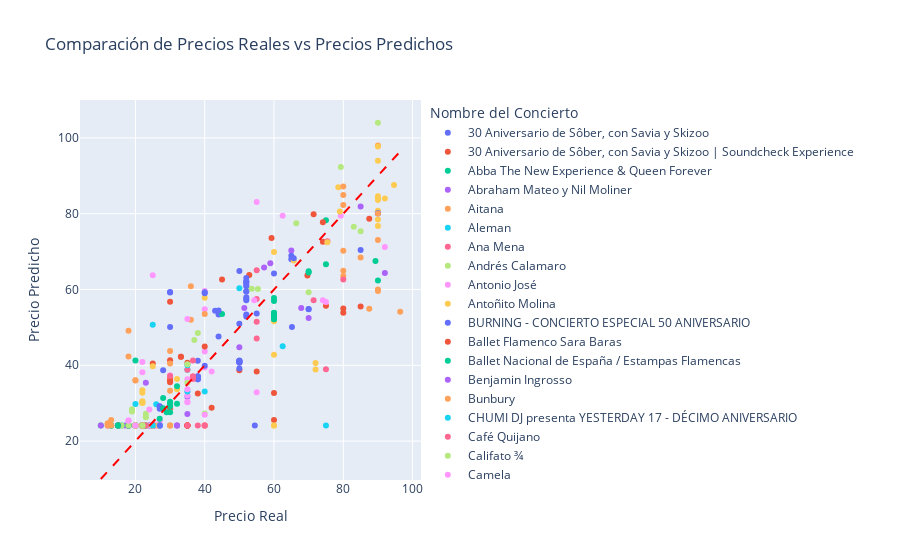

Write notebook code for a chart like this one.
### Code cell
# Definir los parámetros para Random Search
params = {
    'mlp__hidden_layer_sizes': [(1,), (20,20), (50,50), (100,), (100,100), (200,), (300,)],
    'mlp__activation': ["relu", "identity",  "tanh", "logistic"],
    'mlp__solver': ['sgd', 'lbfgs', 'adam'],
    'mlp__learning_rate': ['invscaling', 'constant','adaptive'] ,
    'mlp__alpha': np.logspace(-5, 2)  # Genera 8 valores entre 10^-5 y 10^2
}

# Realizar Random Search
start_time = time.time()

randomSearch = RandomizedSearchCV(estimator=pipeline, param_distributions=params, n_iter=2016, n_jobs=-1, scoring='neg_mean_squared_error', cv=ps)
randomSearch.fit(X_train, y)

results = cross_validate(randomSearch.best_estimator_, X_train, y, cv=ps, scoring=scoring, return_train_score=True)

end_time = time.time()
execution_time = end_time - start_time
print("Tiempo de ejecución:", execution_time, "segundos")

print('Mejores parámetros RandomSearch: ', randomSearch.best_params_)

resultados = crear_tabla_resultados(results)

cargar_modelo_mlflow(randomSearch.best_estimator_, 'MAX_PRICE', 'RANDOM SEARCH 2', resultados, execution_time)

# Mostrar las predicciones y los valores reales
plot_model_predictions(randomSearch.best_estimator_, X_train, y, data_max)
feature_importance(randomSearch.best_estimator_, X_train, y, 15)
resultados
